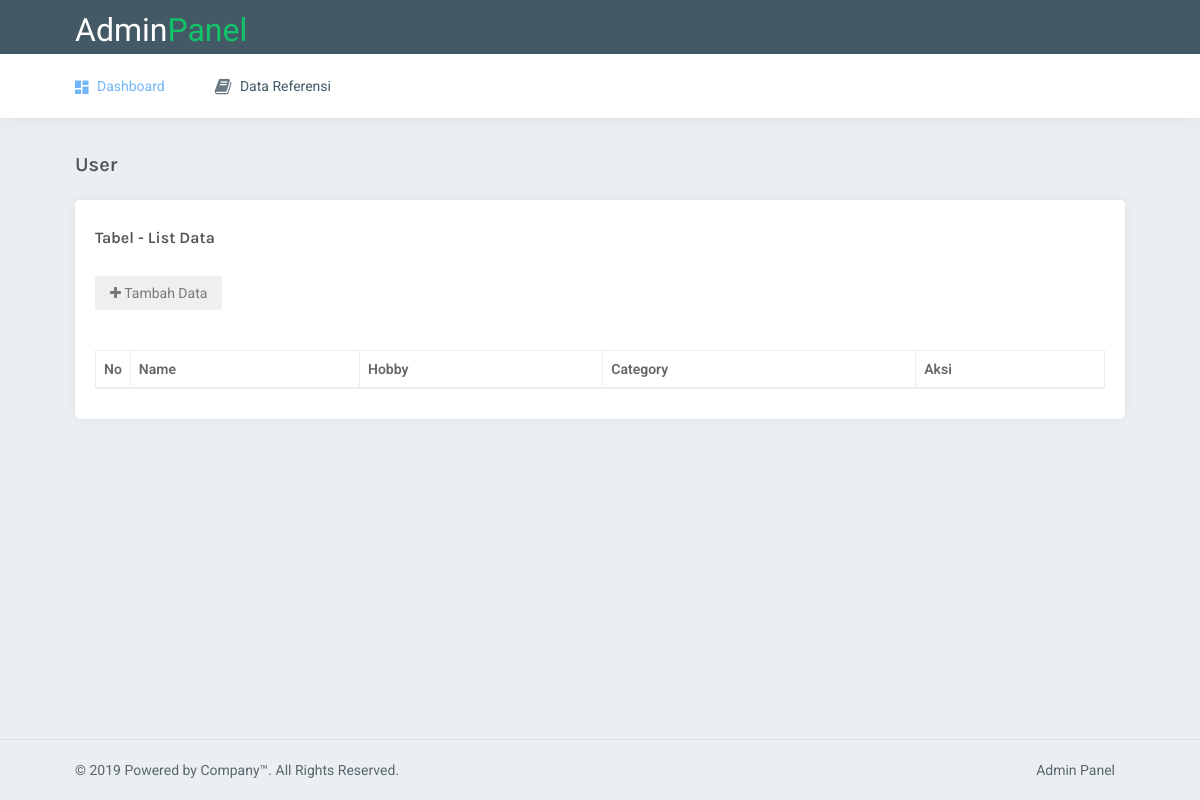
/soal_7/index.php, run on an earlier commit of the app's database.
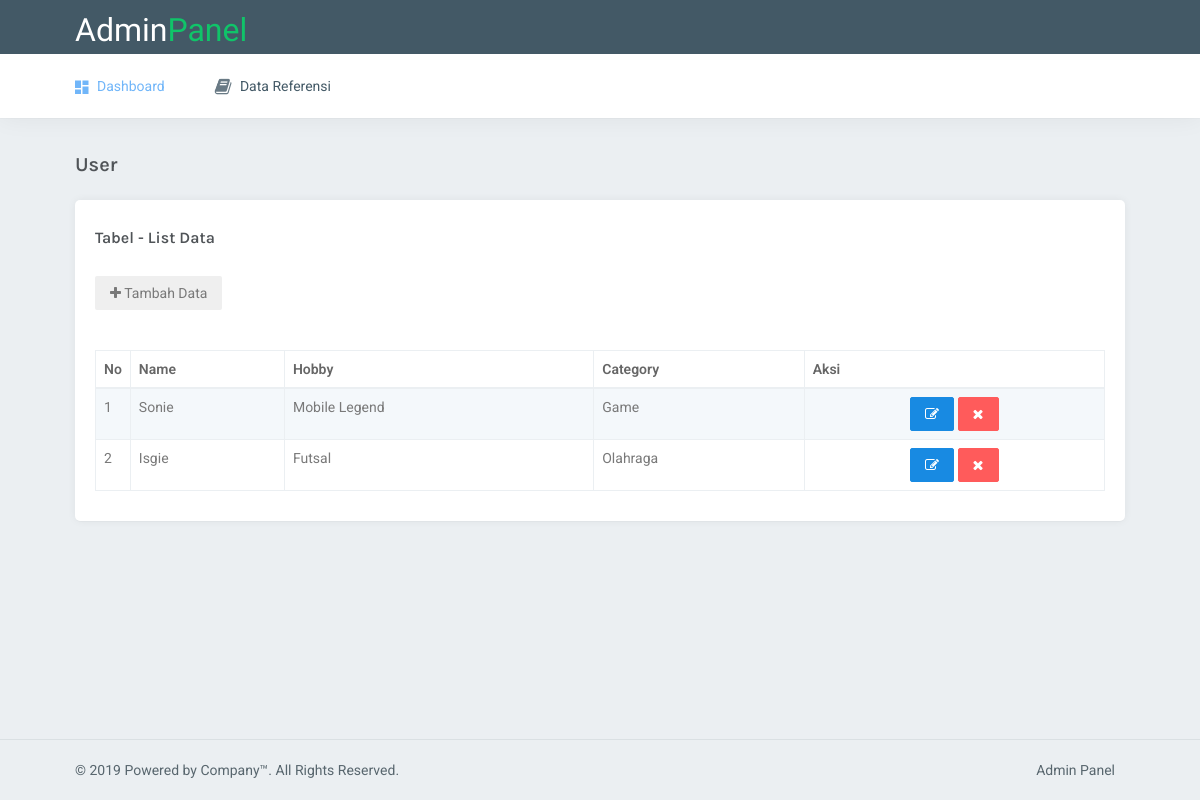
And on a later commit of the database.
### tables this page shows
CREATE TABLE `hobi` (
  `id` int(11) NOT NULL,
  `name` varchar(100) DEFAULT NULL,
  `id_kategori` int(11) DEFAULT NULL
);

CREATE TABLE `nama` (
  `id` int(11) NOT NULL,
  `name` varchar(100) NOT NULL,
  `id_hobby` int(11) NOT NULL
);

CREATE TABLE `kategori` (
  `id` int(11) NOT NULL,
  `name` varchar(100) DEFAULT NULL
);

### soal_7/include/lib_fungsi.php (called while the page is built, shortened)
<?php
function getAll(){
	$data = array();
	$sql = "SELECT nama.id, nama.name as nama, hobi.name as hobi, kategori.name as kategori FROM hobi
	INNER JOIN nama ON nama.id_hobby = hobi.id
	INNER JOIN kategori ON kategori.id = hobi.id_kategori ORDER BY nama.id DESC";
	$hasil = DBMS::$kon->query($sql);
	while($x = $hasil->fetch_assoc()){
		if($x <> NULL)
			array_unshift($data,$x);
	}
	return $data;
}
?>

### soal_7/konten_user.php (the view, shortened to what this page needs)
<div class="container">
    <div class="row">
        <div class="col-sm-12">
            <h4 class="page-title">User</h4>
        </div>
    </div>
    <div class="row">
        <div class="col-sm-12">
            <div class="card-box table-responsive">
                <h4 class="header-title m-t-10 m-b-30">Tabel - List Data</h4>
                <div class="m-t-10 m-b-30">
                   <button href='' data-toggle='modal' data-target='#anggotaImportModal' class="btn btn-secondary m-b-10"><span class="fa fa-plus"></span> Tambah Data</button>
                </div>
                <table id="datatable" class="table table-striped table-bordered">
                    <thead>
                        <tr>
                            <th width="25">No</th>
                            <th>Name</th>
                            <th>Hobby</th>
                            <th>Category</th>
                            <th>Aksi</th>
                        </tr>
                    </thead>
                    <tbody>
                        <?php
                        $c = 1;
                        foreach ($datas as $temp => $value) {
                            $idnya = $value['id'];
                            echo "<tr>";
                            echo "<td>".$c."</td>";
                            echo "<td>".$value['nama']."</td>";
                            echo "<td>".$value['hobi']."</td>";
                            echo "<td>".$value['kategori']."</td>";
                            echo "<td align='center'>";
                            echo "<span data-toggle='modal' data-target='#myModal' class='detail-anggota' data-id='$idnya' onClick='showAjaxModal();'><button href='' class='btn btn-primary' data-toggle='tooltip' data-placement='top' data-original-title='Edit Data'><span class='fa fa-edit'></span> </button></span> ";
                            echo "<a href='index.php?aksi=hapus&id=".$value['id']."' class='confirm-delete btn btn-danger' data-toggle='tooltip' data-placement='top' title='Hapus Data'>
                                <span class='fa fa-close'></span>
                            </a> ";
                            echo "</td>";
                            echo "</tr>";
                            $c++;
                        }
                        ?>
                    </tbody>
                </table>
            </div>
        </div>
    </div>
    <?php
    include 'footer.php';
    ?>
</div>

### soal_7/index.php (shortened to what this page needs)
<?php
include 'include/lib_fungsi.php';
if(DBMS::$kon){
    $datas = getAll();
?>
<!DOCTYPE html>
<html>
    <head>
        <?php
        include 'head.php';
        ?>
    </head>
    <body>
        <header id="topnav">
            <div class="topbar-main">
             <?php
             include 'head_2.php';
             include 'head_3.php';
             ?>
        </header>
        <div class="wrapper">
            <?php
            if(isset($_GET['aksi'])){
                $aksi = $_GET['aksi'];
                if($aksi == 'tambah'){
                    include 'konten_user_tambah.php';
                }else if($aksi == 'edit'){
                    include 'konten_user_edit.php';
                }else if($aksi == 'hapus'){
                    include 'konten_user_delete.php';
                }
            }else{
                include 'konten_user.php';
            }
            ?>
        </div>
    </body>
</html>
<?php
}
?>

### soal_7/head.php (shortened to what this page needs)
<link href="assets/plugins/monthpicker/jquery-ui.css" rel="stylesheet" type="text/css" />
<link href="assets/plugins/monthpicker/MonthPicker.min.css" rel="stylesheet" type="text/css" />
<link rel="stylesheet" type="text/css" href="assets/plugins/monthpicker/examples_monthpicker.css" />
<link href="assets/plugins/bootstrap-sweetalert/sweet-alert.css" rel="stylesheet" type="text/css" />
<link href="assets/plugins/custombox/dist/custombox.min.css" rel="stylesheet">
<link href="assets/plugins/fileuploads/css/dropify.min.css" rel="stylesheet" type="text/css" />
<link href="assets/plugins/bootstrap-tagsinput/dist/bootstrap-tagsinput.css" rel="stylesheet" />
<link href="assets/plugins/multiselect/css/multi-select.css"  rel="stylesheet" type="text/css" />
<link href="assets/plugins/select2/dist/css/select2.css" rel="stylesheet" type="text/css">
<link href="assets/plugins/select2/dist/css/select2-bootstrap.css" rel="stylesheet" type="text/css">
<link href="assets/plugins/bootstrap-touchspin/dist/jquery.bootstrap-touchspin.min.css" rel="stylesheet" />
<link href="assets/plugins/switchery/switchery.min.css" rel="stylesheet" />
<link href="assets/plugins/timepicker/bootstrap-timepicker.min.css" rel="stylesheet">
<link href="assets/plugins/mjolnic-bootstrap-colorpicker/dist/css/bootstrap-colorpicker.min.css" rel="stylesheet">
<link href="assets/plugins/bootstrap-datepicker/dist/css/bootstrap-datepicker.min.css" rel="stylesheet">
<link href="assets/plugins/bootstrap-daterangepicker/daterangepicker.css" rel="stylesheet">
<link href="assets/plugins/datatables/jquery.dataTables.min.css" rel="stylesheet" type="text/css" />
<link href="assets/plugins/datatables/buttons.bootstrap.min.css" rel="stylesheet" type="text/css" />
<link href="assets/plugins/datatables/fixedHeader.bootstrap.min.css" rel="stylesheet" type="text/css" />
<link href="assets/plugins/datatables/responsive.bootstrap.min.css" rel="stylesheet" type="text/css" />
<link href="assets/plugins/datatables/scroller.bootstrap.min.css" rel="stylesheet" type="text/css" />
<link rel="stylesheet" href="assets/plugins/morris/morris.css">
<link href="assets/css/bootstrap.min.css" rel="stylesheet" type="text/css" />
<link href="assets/css/core.css" rel="stylesheet" type="text/css" />
<link href="assets/css/components.css" rel="stylesheet" type="text/css" />
<link href="assets/css/icons.css" rel="stylesheet" type="text/css" />
<link href="assets/css/pages.css" rel="stylesheet" type="text/css" />
<link href="assets/css/menu.css" rel="stylesheet" type="text/css" />
<link href="assets/css/responsive.css" rel="stylesheet" type="text/css" />

### soal_7/head_2.php (shortened to what this page needs)
<div class="container">
                 <div class="topbar-left">
                     <a href="index.php" class="logo"><span>Admin<span>Panel</span></span></a>
                 </div>
                 <div class="menu-extras">
                     <ul class="nav navbar-nav navbar-right pull-right">
                         <li>
                         </li>
                     </ul>
                 </div>
             </div>
         </div>

### soal_7/head_3.php (shortened to what this page needs)
<div class="navbar-custom">
    <div class="container">
        <div id="navigation">
            <ul class="navigation-menu">
                <li>
                    <a href="index.php"><i class="zmdi zmdi-view-dashboard"></i> <span> Dashboard </span> </a>
                </li>
                <li class="has-submenu">
                    <a href="#"><i class="fa fa-book"></i> <span> Data Referensi </span> </a>
                </li>
            </ul>
        </div>
    </div>
</div>

### soal_7/footer.php
<footer class="footer text-right">
    <div class="container">
        <div class="row">
            <div class="col-xs-6">
                © 2019 Powered by Company™. All Rights Reserved.
            </div>
            <div class="col-xs-6 ">
                <ul class="pull-right list-inline m-b-0">
                    <li>
                        Admin Panel
                    </li>
                </ul>
            </div>
        </div>
    </div>
</footer>

### soal_7/assets/css/core.css (style rules this page uses)
body { background: #ebeff2; font-family: 'Roboto', sans-serif; margin: 0; padding-bottom: 60px; overflow-x: hidden; color: #797979; }
html { position: relative; min-height: 100%; background: #ebeff2; }
h1, h2, h3, h4, h5, h6 { color: #505458; font-family: 'Karla', sans-serif; margin: 10px 0; }
h4 { line-height: 22px; }
* { outline: none !important; }
.container { width: auto; }
.footer { border-top: 1px solid rgba(152, 166, 173, 0.2); bottom: 0px; color: #98a6ad; text-align: left !important; padding: 19px 30px 20px; position: absolute; right: 0px; left: 250px; }
.page-title { font-size: 20px; font-weight: 600; margin-bottom: 0px; margin-top: 0px; line-height: 70px; }
.header-title { font-size: 16px; font-weight: 600; line-height: 16px; margin-bottom: 8px; }
.wrapper { padding-top: 130px; }
.container { width: 90%; }
.m-t-10 { margin-top: 10px !important; }
.m-b-0 { margin-bottom: 0px !important; }
.m-b-10 { margin-bottom: 10px !important; }
.m-b-30 { margin-bottom: 30px !important; }
.card-box { padding: 20px; box-shadow: 0 0px 8px 0 rgba(0, 0, 0, 0.06), 0 1px 0px 0 rgba(0, 0, 0, 0.02); -webkit-border-radius: 5px; border-radius: 5px; -moz-border-radius: 5px; background-clip: padding-box; margin-bottom: 20px; background-color: #ffffff; }
.row { margin-right: -10px; margin-left: -10px; }
.col-lg-1, .col-lg-10, .col-lg-11, .col-lg-12, .col-lg-2, .col-lg-3, .col-lg-4, .col-lg-5, .col-lg-6, .col-lg-7, .col-lg-8, .col-lg-9, .col-md-1, .col-md-10, .col-md-11, .col-md-12, .col-md-2, .col-md-3, .col-md-4, .col-md-5, .col-md-6, .col-md-7, .col-md-8, .col-md-9, .col-sm-1, .col-sm-10, .col-sm-11, .col-sm-12, .col-sm-2, .col-sm-3, .col-sm-4, .col-sm-5, .col-sm-6, .col-sm-7, .col-sm-8, .col-sm-9, .col-xs-1, .col-xs-10, .col-xs-11, .col-xs-12, .col-xs-2, .col-xs-3, .col-xs-4, .col-xs-5, .col-xs-6, .col-xs-7, .col-xs-8, .col-xs-9 { padding-left: 10px; padding-right: 10px; }

### soal_7/assets/css/components.css (style rules this page uses)
.btn { border-radius: 2px; padding: 6px 14px; }
.btn-custom, .btn-primary, .btn-success, .btn-info, .btn-warning, .btn-danger, .btn-inverse, .btn-purple, .btn-pink { color: #ffffff !important; }
.btn-primary { background-color: #188ae2 !important; border: 1px solid #188ae2 !important; }
.btn-danger { background-color: #ff5b5b !important; border: 1px solid #ff5b5b !important; }
.table { margin-bottom: 10px; }
.table-striped > tbody > tr:nth-of-type(odd), .table-hover > tbody > tr:hover, .table > thead > tr > td.active, .table > tbody > tr > td.active, .table > tfoot > tr > td.active, .table > thead > tr > th.active, .table > tbody > tr > th.active, .table > tfoot > tr > th.active, .table > thead > tr.active > td, .table > tbody > tr.active > td, .table > tfoot > tr.active > td, .table > thead > tr.active > th, .table > tbody > tr.active > th, .table > tfoot > tr.active > th { background-color: #f4f8fb !important; }
.table > thead > tr > th, .table > tbody > tr > th, .table > tfoot > tr > th, .table > thead > tr > td, .table > tbody > tr > td, .table > tfoot > tr > td, .table > thead > tr > th, .table-bordered { border-top: 1px solid #ebeff2; }
.table-bordered > thead > tr > th, .table-bordered > tbody > tr > th, .table-bordered > tfoot > tr > th, .table-bordered > thead > tr > td, .table-bordered > tbody > tr > td, .table-bordered > tfoot > tr > td { border: 1px solid #ebeff2; }
.table > thead > tr > th { vertical-align: bottom; border-bottom: 2px solid #ebeff2; }
tbody { color: #797979; }
th { color: #666666; font-weight: 600; }
.table-bordered { border: 1px solid #ebeff2; }
#datatable td { font-weight: normal; }

What changed in the data, as far as the page shows it:
added hobi: nama.name "Sonie", name "Mobile Legend", id_kategori.name "Game"
added hobi: nama.name "Isgie", name "Futsal", id_kategori.name "Olahraga"
